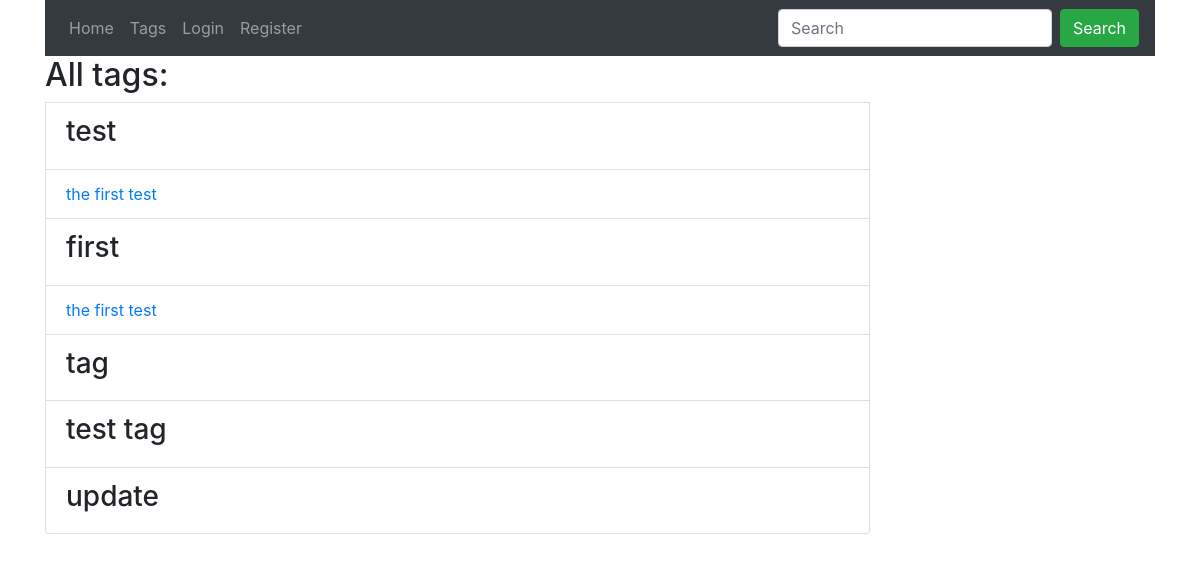
The app's page /tags, older data.
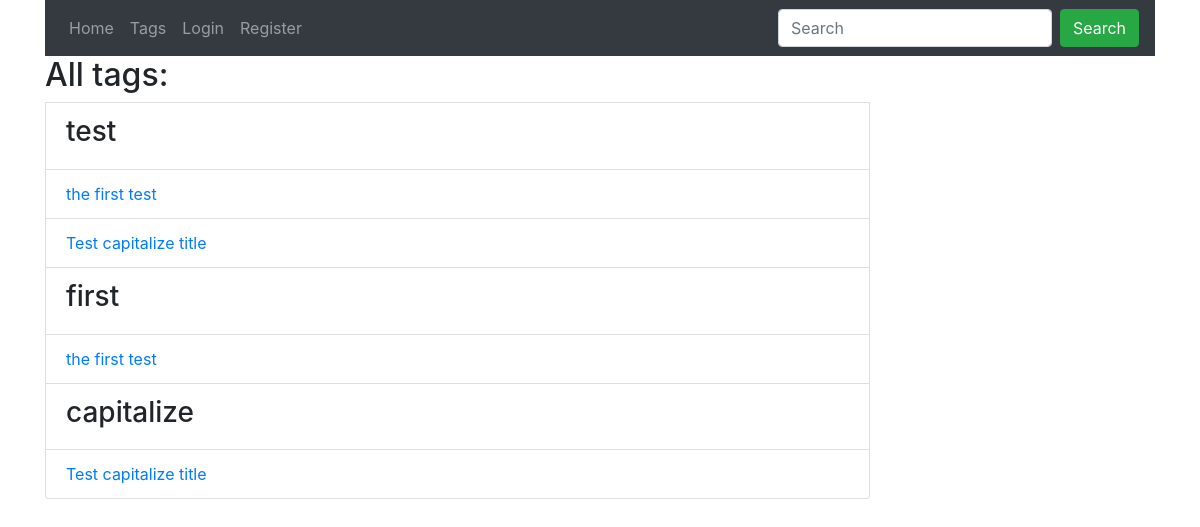
The same page, newer data.
### myblog/models.py (models this page shows, shortened)
class Tag(db.Model):
    id = db.Column(db.Integer, primary_key=True)
    name = db.Column(db.String(100), nullable=False)
    slug = db.Column(db.String(100), nullable=False)

class Post(db.Model):
    id = db.Column(db.Integer, primary_key=True)
    title = db.Column(db.String(255), nullable=False)
    body = db.Column(db.Text, nullable=False)
    slug = db.Column(db.String(255), nullable=False)
    user_id = db.Column(db.Integer, db.ForeignKey('user.id'), nullable=False)
    created_at = db.Column(db.DateTime, default=datetime.now)
    last_modified = db.Column(db.DateTime, default=datetime.now,
                              onupdate=datetime.now)
    tags = db.relationship(
        "Tag",
        secondary=posts_tags,
        backref="posts",
        lazy="dynamic"
    )

### myblog/post/post.py (the view)
@posts.route('/tags')
def tags():
    tags = Tag.query.all()
    return render_template('post/tags.html', tags=tags)

### myblog/templates/post/tags.html (shortened to what this page needs)
{% extends "base.html" %}
{% block content %}
<ul class="list-group">
  <h2 class="blog-post-title">All tags:</h2>
{% for tag in tags %}
    <li class="list-group-item">
      <h3>{{ tag.name }}</h3>
      {% for post in tag.posts %}
      <li class="list-group-item">
        <a href="{{ url_for('posts.detail', post_id=post.id) }}">{{ post.title }}</a>
      </li>
      {% endfor %}
    </li>
{% endfor %}
</ul>
{% endblock %}

### myblog/templates/base.html (shortened to what this page needs)
<!doctype html>
<html lang="vi">
  <head>
    <link rel="stylesheet" href="https://maxcdn.bootstrapcdn.com/bootstrap/4.3.1/css/bootstrap.min.css">
  </head>
  <body>
    <div class="container">
      <nav class="navbar navbar-expand-md bg-dark navbar-dark">
        <ul class="navbar-nav">
          <li class="nav-item">
            <a class="nav-link" href="{{ url_for('posts.index') }}">Home</a>
          </li>
          <li class="nav-item">
            <a class="nav-link" href="{{ url_for('posts.tags') }}">Tags</a>
          </li>
          {% if current_user.is_authenticated %}
          <li class="nav-item">
            <a class="nav-link" href="{{ url_for('posts.create_post') }}">New Post</a>
          </li>
          <li class="nav-item">
            <a class="nav-link" href="{{ url_for('auth.logout') }}">Logout</a>
          </li>
          {% else %}
          <li class="nav-item">
            <a class="nav-link" href="{{ url_for('auth.login') }}">Login</a>
          </li>
          <li class="nav-item">
            <a class="nav-link" href="{{ url_for('auth.register') }}">Register</a>
          </li>
          {% endif %}
        </ul>
        <form class="form-inline ml-auto" action="{{ url_for('posts.search') }}", method="post">
          <input type="text" class="form-control mr-sm-2" placeholder="Search" name="search" required>
          <button type="submit" class="btn btn-success">Search</button>
        </form>
      </nav>
      <div class="row">
        <div class="col-md-9">
        {% block content %}
        {% endblock %}
        </div>
        <div class="col-md-3">
        </div>
      </div>
    </div>
  </body>
</html>

Row changes from the older to the newer data that the page shows:
removed Tag: name "tag"
removed Tag: name "test tag"
removed Tag: name "update"
added Post: title "Test capitalize title"
added Tag: name "capitalize"
